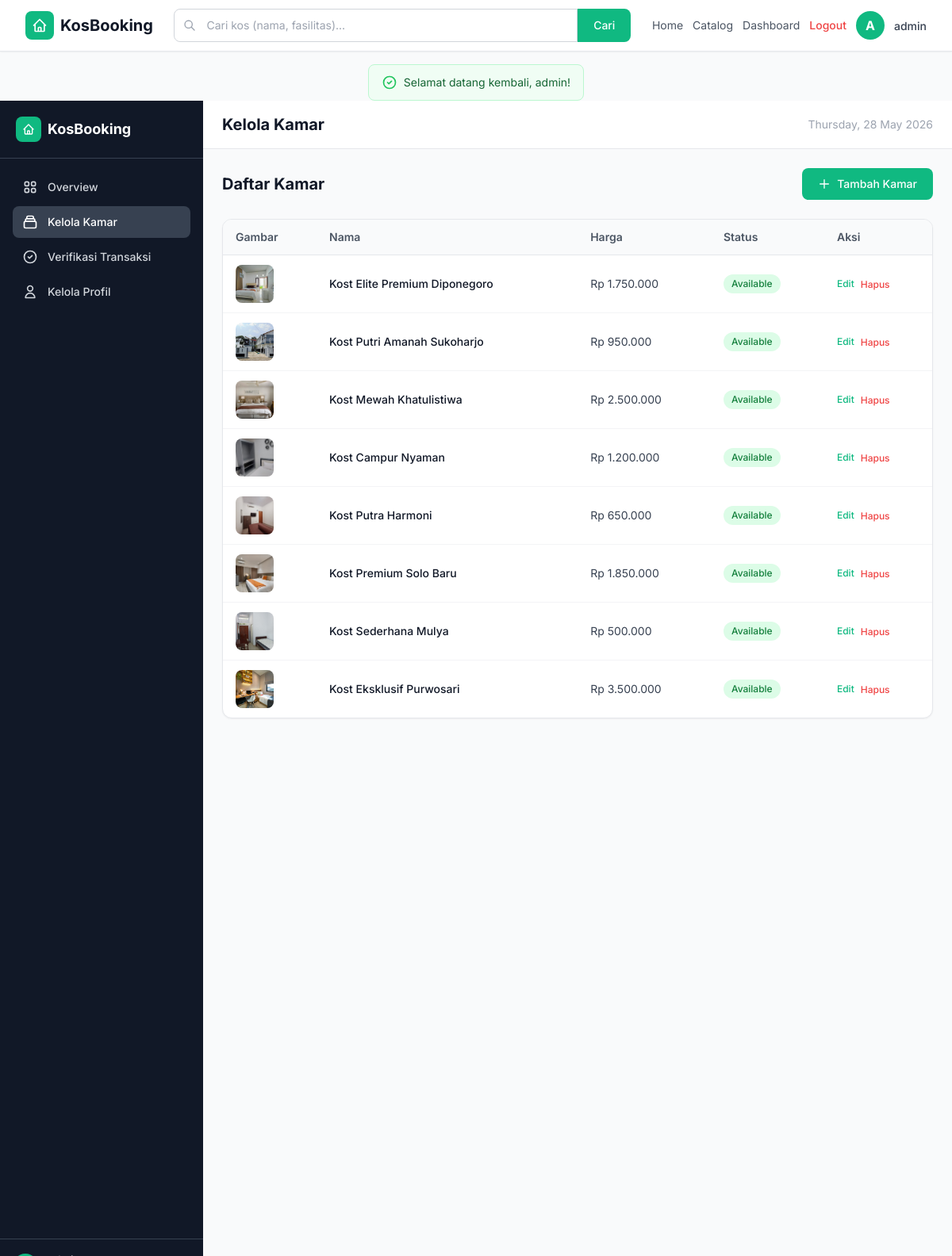
The page /?page=admin_dashboard&tab=rooms (signed in) on the database its author committed.
### tables this page shows
CREATE TABLE `rooms` (
  `id` int NOT NULL,
  `name` varchar(100) NOT NULL,
  `description` text,
  `facilities` text,
  `price_per_month` decimal(12,2) NOT NULL,
  `status` enum('Available','Maintenance') NOT NULL DEFAULT 'Available',
  `image_path` varchar(255) DEFAULT NULL,
  `created_at` timestamp NOT NULL DEFAULT CURRENT_TIMESTAMP
);

### includes/helpers.php (called while the page is built, shortened)
<?php
function formatRupiah(float $amount): string
{
    return 'Rp ' . number_format($amount, 0, ',', '.');
}
function e(?string $value): string
{
    return htmlspecialchars($value ?? '', ENT_QUOTES | ENT_SUBSTITUTE, 'UTF-8');
}

### views/admin_rooms_ui.php (the view, shortened to what this page needs)
<?php
$action = $_GET['action'] ?? 'list';
$roomId = (int) ($_GET['id'] ?? 0);
$persistedErrors = $_SESSION['_form_errors'] ?? [];
$persistedData   = $_SESSION['_form_data'] ?? [];
?>
<?php if ($action === 'create' || ($action === 'edit' && $roomId > 0)):
    $room = ['name' => '', 'description' => '', 'facilities' => '', 'price_per_month' => '', 'status' => 'Available', 'image_path' => null];
    if ($action === 'edit') {
        $room = $roomCheck;
    }
    $errors = $persistedErrors;
    if (!empty($persistedData)) {
        $room['name'] = $persistedData['name'] ?? $room['name'];
        $room['description'] = $persistedData['description'] ?? $room['description'];
        $room['facilities'] = $persistedData['facilities'] ?? $room['facilities'];
        $room['price_per_month'] = $persistedData['price'] ?? $room['price_per_month'];
        $room['status'] = $persistedData['status'] ?? $room['status'];
    }
?>
    <div class="max-w-2xl mx-auto">
        <div class="bg-white rounded-xl shadow-sm border border-gray-200 p-6">
            <h1 class="text-xl font-bold text-gray-900 mb-6"><?= $action === 'create' ? 'Tambah Kamar Baru' : 'Edit Kamar' ?></h1>
            <?php foreach ($errors as $err): ?>
                <div class="bg-red-50 border border-red-200 text-red-700 px-4 py-3 rounded-lg mb-4 text-sm"><?= e($err) ?></div>
            <?php endforeach; ?>
            <form method="POST" action="?page=admin_process&action=save_room<?= $action === 'edit' ? '&id=' . $roomId : '' ?>" enctype="multipart/form-data" class="space-y-5">
                <div>
                    <label for="name" class="block text-sm font-medium text-gray-700 mb-1">Nama Kamar</label>
                    <input type="text" id="name" name="name" required value="<?= e($room['name']) ?>"
                           class="w-full border border-gray-300 rounded-lg px-4 py-2.5 text-sm focus:outline-none focus:ring-2 focus:ring-brand focus:border-brand">
                </div>
                <div>
                    <label for="description" class="block text-sm font-medium text-gray-700 mb-1">Deskripsi</label>
                    <textarea id="description" name="description" rows="3"
                              class="w-full border border-gray-300 rounded-lg px-4 py-2.5 text-sm focus:outline-none focus:ring-2 focus:ring-brand focus:border-brand"><?= e($room['description']) ?></textarea>
                </div>
                <div>
                    <label for="facilities" class="block text-sm font-medium text-gray-700 mb-1">Fasilitas</label>
                    <input type="text" id="facilities" name="facilities" value="<?= e($room['facilities']) ?>"
                           placeholder="K. Mandi Dalam, WiFi, AC, ..."
                           class="w-full border border-gray-300 rounded-lg px-4 py-2.5 text-sm focus:outline-none focus:ring-2 focus:ring-brand focus:border-brand">
                </div>
                <div class="grid grid-cols-2 gap-4">
                    <div>
                        <label for="price_per_month" class="block text-sm font-medium text-gray-700 mb-1">Harga per Bulan</label>
                        <input type="number" id="price_per_month" name="price_per_month" required min="0" value="<?= e($room['price_per_month']) ?>"
                               class="w-full border border-gray-300 rounded-lg px-4 py-2.5 text-sm focus:outline-none focus:ring-2 focus:ring-brand focus:border-brand">
                    </div>
                    <div>
                        <label for="status" class="block text-sm font-medium text-gray-700 mb-1">Status</label>
                        <select id="status" name="status"
                                class="w-full border border-gray-300 rounded-lg px-4 py-2.5 text-sm focus:outline-none focus:ring-2 focus:ring-brand focus:border-brand">
                            <option value="Available" <?= $room['status'] === 'Available' ? 'selected' : '' ?>>Available</option>
                            <option value="Maintenance" <?= $room['status'] === 'Maintenance' ? 'selected' : '' ?>>Maintenance</option>
                        </select>
                    </div>
                </div>
                <div>
                    <label class="block text-sm font-medium text-gray-700 mb-1">Gambar Kamar</label>
                    <?php if ($room['image_path']): ?>
                        <div class="mb-2">
                            <img src="<?= e($room['image_path']) ?>" alt="Room" class="h-24 rounded-lg object-cover">
                            <p class="text-xs text-gray-400 mt-1">Kosongkan untuk menggunakan gambar yang sama.</p>
                        </div>
                    <?php endif; ?>
                    <input type="file" name="image" accept=".jpg,.jpeg,.png"
                           class="w-full text-sm text-gray-500 file:mr-4 file:py-2 file:px-4 file:rounded-lg file:border-0 file:text-sm file:font-medium file:bg-brand-50 file:text-brand hover:file:bg-brand-100">
                    <p class="text-xs text-gray-400 mt-1">JPG/PNG, maks 2 MB.</p>
                </div>
                <div class="flex gap-3">
                    <button type="submit" class="bg-brand hover:bg-emerald-600 text-white font-semibold px-6 py-2.5 rounded-lg transition text-sm">
                        <?= $action === 'create' ? 'Simpan' : 'Perbarui' ?>
                    </button>
                    <a href="?page=admin_dashboard&tab=rooms" class="border border-gray-300 text-gray-700 font-medium px-6 py-2.5 rounded-lg hover:bg-gray-50 transition text-sm">Batal</a>
                </div>
            </form>
        </div>
    </div>
<?php else:
    $stmt = $pdo->query('SELECT * FROM rooms ORDER BY created_at DESC');
    $rooms = $stmt->fetchAll();
?>
    <div class="flex items-center justify-between mb-6">
        <h2 class="text-xl font-bold text-gray-900">Daftar Kamar</h2>
        <a href="?page=admin_dashboard&tab=rooms&action=create"
           class="bg-brand hover:bg-emerald-600 text-white font-medium px-5 py-2.5 rounded-lg transition text-sm flex items-center gap-2">
            <svg class="w-4 h-4" fill="none" stroke="currentColor" viewBox="0 0 24 24"><path stroke-linecap="round" stroke-linejoin="round" stroke-width="2" d="M12 4v16m8-8H4"/></svg>
            Tambah Kamar
        </a>
    </div>
    <?php if (empty($rooms)): ?>
        <div class="text-center py-16 bg-white rounded-xl border border-gray-200">
            <svg class="w-16 h-16 text-gray-300 mx-auto mb-4" fill="none" stroke="currentColor" viewBox="0 0 24 24"><path stroke-linecap="round" stroke-linejoin="round" stroke-width="1.5" d="M19 11H5m14 0a2 2 0 012 2v6a2 2 0 01-2 2H5a2 2 0 01-2-2v-6a2 2 0 012-2m14 0V9a2 2 0 00-2-2M5 11V9a2 2 0 012-2m0 0V5a2 2 0 012-2h6a2 2 0 012 2v2M7 7h10"/></svg>
            <p class="text-gray-500 mb-4">Belum ada kamar yang ditambahkan.</p>
            <a href="?page=admin_dashboard&tab=rooms&action=create" class="inline-block bg-brand text-white px-6 py-2.5 rounded-lg hover:bg-emerald-600 transition text-sm">Tambah Kamar Pertama</a>
        </div>
    <?php else: ?>
        <div class="overflow-x-auto bg-white rounded-xl border border-gray-200 shadow-sm">
            <table class="w-full text-sm">
                <thead class="bg-gray-50 border-b border-gray-200">
                    <tr>
                        <th class="text-left px-4 py-3 font-semibold text-gray-600">Gambar</th>
                        <th class="text-left px-4 py-3 font-semibold text-gray-600">Nama</th>
                        <th class="text-left px-4 py-3 font-semibold text-gray-600">Harga</th>
                        <th class="text-left px-4 py-3 font-semibold text-gray-600">Status</th>
                        <th class="text-left px-4 py-3 font-semibold text-gray-600">Aksi</th>
                    </tr>
                </thead>
                <tbody class="divide-y divide-gray-100">
                    <?php foreach ($rooms as $room): ?>
                    <tr class="hover:bg-gray-50 transition">
                        <td class="px-4 py-3">
                            <?php if ($room['image_path']): ?>
                                <img src="<?= e($room['image_path']) ?>" alt="" class="w-12 h-12 rounded-lg object-cover">
                            <?php endif; ?>
                        </td>
                        <td class="px-4 py-3 font-medium text-gray-900"><?= e($room['name']) ?></td>
                        <td class="px-4 py-3 text-gray-700"><?= formatRupiah((float) $room['price_per_month']) ?></td>
                        <td class="px-4 py-3">
                            <?php if ($room['status'] === 'Available'): ?>
                                <span class="inline-block bg-green-100 text-green-700 text-xs font-medium px-2.5 py-1 rounded-full">Available</span>
                            <?php else: ?>
                                <span class="inline-block bg-yellow-100 text-yellow-700 text-xs font-medium px-2.5 py-1 rounded-full">Maintenance</span>
                            <?php endif; ?>
                        </td>
                        <td class="px-4 py-3">
                            <div class="flex items-center gap-2">
                                <a href="?page=admin_dashboard&tab=rooms&action=edit&id=<?= (int) $room['id'] ?>" class="text-brand hover:text-emerald-600 font-medium text-xs">Edit</a>
                                <form method="POST" action="?page=admin_process&action=delete_room&id=<?= (int) $room['id'] ?>" class="inline" onsubmit="return confirm('Hapus kamar ini?')">
                                    <button type="submit" class="text-red-500 hover:text-red-600 font-medium text-xs">Hapus</button>
                                </form>
                            </div>
                        </td>
                    </tr>
                    <?php endforeach; ?>
                </tbody>
            </table>
        </div>
    <?php endif; ?>
<?php endif; ?>

### rows shown on the page
rooms: image_path (picture), name "Kost Elite Premium Diponegoro", price_per_month "Rp 1.750.000", status "Available"
rooms: image_path (picture), name "Kost Putri Amanah Sukoharjo", price_per_month "Rp 950.000", status "Available"
rooms: image_path (picture), name "Kost Mewah Khatulistiwa", price_per_month "Rp 2.500.000", status "Available"
rooms: image_path (picture), name "Kost Campur Nyaman", price_per_month "Rp 1.200.000", status "Available"
rooms: image_path (picture), name "Kost Putra Harmoni", price_per_month "Rp 650.000", status "Available"
rooms: image_path (picture), name "Kost Premium Solo Baru", price_per_month "Rp 1.850.000", status "Available"
rooms: image_path (picture), name "Kost Sederhana Mulya", price_per_month "Rp 500.000", status "Available"
rooms: image_path (picture), name "Kost Eksklusif Purwosari", price_per_month "Rp 3.500.000", status "Available"

### other values the page prints
$initial "A"
$name "admin"
$_flash_success "Selamat datang kembali, admin!"
$titleMap[$tab] "Kelola Kamar"
